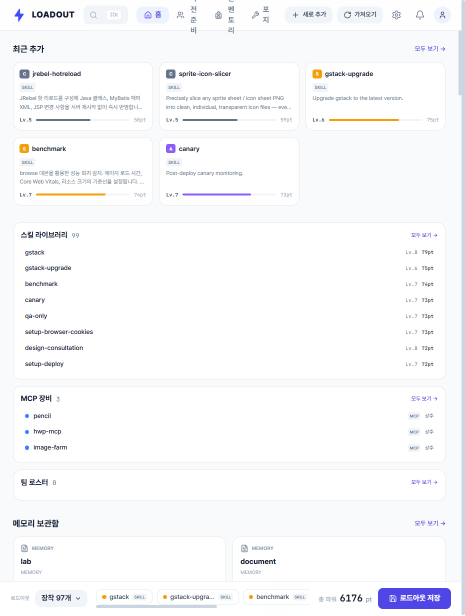
#> input picture tools/shots/01-deck.png, 929 x 1231 px (shown at 1/2 size)
$ python icon_slicer.py shots/01-deck.png
#> lines starting #> are read from the running program, lines starting #| are printed output that depends on the picture; after the words box and inside, x2 and y2 are one past the last pixel; in counts of white or black regions, pixels touching at a corner belong together
#!/usr/bin/env python3
"""
icon_slicer.py — 어떤 스프라이트 시트(PNG)든 정확하게 잘라 개별 아이콘으로 만든다.

왜 단순 분할(W/N)로는 안 되나:
  - AI나 디자인툴이 만든 시트는 셀 간격이 일정하지 않다(서브픽셀/불균등).
  - 배경(흰색·단색)이나 '연한 회색 카드 프레임'이 깔려 있다.
  - 셀마다 아이콘 크기/위치가 미묘하게 다르다.
  → 균등 분할은 어긋나게 잘리고, 배경/프레임이 함께 묻어 나온다.

이 스크립트는 '내용 기반(content-aware)'으로 푼다:
  1) 배경 모드 자동 판별: alpha(이미 투명) / light(흰·밝은배경+회색프레임) / color(단색배경)
  2) 전경(아이콘) 마스크 생성 → 고립 잡티(despeckle) 제거
  3) 세로 여백으로 열을 가르고, 각 열 안에서 가로 여백으로 행을 갈라 그리드 검출
     (열을 먼저 가르므로 옆 칸의 큰 아이콘과 겹쳐 행이 합쳐지는 문제를 피한다)
  4) 각 셀에서 전경의 '무게중심'을 잡아 균일 크기 창으로 잘라 정렬
     (모든 아이콘을 같은 배율로 → 선 두께·상대 크기 보존, 시각적으로 가운데)
  5) 배경 투명화 + 색 디컨태미네이션(흰/회색 프린지 제거) + 업스케일 선명도 보정

산출물:
  <out>/icons/<name>.png   개별 아이콘(투명, 정사각, 목표 크기)
  <out>/atlas.png          완벽히 균등한 그리드로 재배치한 깨끗한 시트(W/N 코드 드롭인 교체용)
  <out>/manifest.json      그리드/셀/아이콘 좌표 메타데이터

의존성: pillow, numpy, scipy
"""
from __future__ import annotations
import argparse, json, sys
from pathlib import Path

import numpy as np
from PIL import Image, ImageFilter
from scipy import ndimage


# ─────────────────────────────────────────────────────────────────────────────
# 배경 모드 판별
# ─────────────────────────────────────────────────────────────────────────────
def estimate_corner_color(rgb: np.ndarray, sample: int = 8) -> np.ndarray:
    s = sample
    patches = np.concatenate([
        rgb[:s, :s].reshape(-1, 3), rgb[:s, -s:].reshape(-1, 3),
        rgb[-s:, :s].reshape(-1, 3), rgb[-s:, -s:].reshape(-1, 3),
    ])
    return np.median(patches, axis=0)


def detect_bg_mode(rgba: np.ndarray) -> str:
    """입력을 보고 배경 처리 방식을 자동 선택.

    - alpha : 이미 알파 채널에 의미있는 투명도가 있다(게임 스프라이트 등).
    - light : 모서리가 밝다(흰/연회색 배경 + 카드 프레임 케이스).
    - color : 모서리가 어둡거나 채도 있는 단색 배경.
    """
    alpha = rgba[..., 3]
    if (alpha < 250).mean() > 0.05:
        return "alpha"
    corner = estimate_corner_color(rgba[..., :3])
    return "light" if corner.mean() >= 200 else "color"


# ─────────────────────────────────────────────────────────────────────────────
# 전경 마스크 / 매팅 (모드별)
# ─────────────────────────────────────────────────────────────────────────────
def background_mask_light(rgb, light_thr, sat_thr):
    """배경 = 밝고(고휘도) 채도 낮은 픽셀. 흰 바탕 + 연회색 카드 프레임을 함께 잡는다.
    아이콘 획은 어둡거나 채도가 높아 이 조건에 안 걸리므로 프레임만 깔끔히 떨어진다."""
    rgb = rgb.astype(np.int16)
    lum = rgb.mean(axis=2)
    sat = rgb.max(axis=2) - rgb.min(axis=2)
    return (lum >= light_thr) & (sat <= sat_thr)


def foreground_mask(rgba, mode, *, light_thr, sat_thr, color_tol, alpha_thr):
    rgb = rgba[..., :3]
    if mode == "alpha":
        return rgba[..., 3] > alpha_thr
    if mode == "color":
        bg = estimate_corner_color(rgb)
        return np.abs(rgb.astype(int) - bg).sum(axis=2) > color_tol
    # light
    return ~background_mask_light(rgb, light_thr, sat_thr)


def matte(rgba, mode, fg, *, light_thr, sat_thr, color_tol, edge_lo=0.12, edge_hi=0.85):
    """배경 투명화 + 색 디컨태미네이션.
    관측 O = a·F + (1-a)·BG → 알파 a 추정 후 전경색 F를 역산해 프린지를 없앤다."""
    out = rgba.astype(np.float32)
    rgb = out[..., :3]
    if mode == "alpha":
        out[..., 3] = np.where(fg, out[..., 3], 0)
        return out.astype(np.uint8)

    if mode == "color":
        bg = estimate_corner_color(rgba[..., :3]).astype(np.float32)
    else:  # light → 흰색 기준
        bg = np.array([255.0, 255.0, 255.0])

    if not fg.any():
        out[..., 3] = 0
        return out.astype(np.uint8)
    dist = np.abs(rgb - bg).sum(axis=2)
    ref = max(float(np.percentile(dist[fg], 90)), 1.0)
    alpha = np.clip(dist / ref, 0.0, 1.0)
    alpha[~fg] = 0.0
    # 가장자리 정리: 아주 옅은 알파(프린지/노이즈)는 잘라내고 경계를 단단히 한다.
    # 옅은 알파를 남기면 그 위에서 색 역산이 노이즈를 증폭시켜 speckle가 생긴다.
    alpha = np.clip((alpha - edge_lo) / max(edge_hi - edge_lo, 1e-3), 0.0, 1.0)
    # 색 역산은 알파가 충분히 단단한 곳에서만 (낮은 알파에서 1/a 증폭 방지).
    a = alpha[..., None]
    solid = a > 0.5
    F = np.where(solid, (rgb - (1 - a) * bg) / np.where(solid, a, 1), rgb)
    out[..., :3] = np.clip(F, 0, 255)
    a_out = out[..., 3] * alpha
    # 알파 디스페클: 본체와 떨어진 작은 반점(매팅 잔재)을 제거. 얇은 획은 본체에
    # 연결돼 있어 큰 컴포넌트라 보존되고, 고립된 ≤5px 점만 사라진다.
    st = ndimage.generate_binary_structure(2, 2)
    lbl, n = ndimage.label(a_out > 20, structure=st)
    if n > 1:
        sizes = ndimage.sum(np.ones_like(lbl), lbl, range(1, n + 1))
        small = np.concatenate([[False], sizes < 6])[lbl]
        a_out[small] = 0
    out[..., 3] = a_out
    return out.astype(np.uint8)


# ─────────────────────────────────────────────────────────────────────────────
# 그리드 검출 (투영 기반 길로틴)
# ─────────────────────────────────────────────────────────────────────────────
def projection_blocks(proj, min_gap, min_size):
    on = proj > 0
    blocks, start, gap = [], None, 0
    for i, v in enumerate(on):
        if v:
            if start is None:
                start = i
            gap = 0
        else:
            if start is not None:
                gap += 1
                if gap >= min_gap:
                    blocks.append((start, i - gap))
                    start, gap = None, 0
    if start is not None:
        blocks.append((start, len(on) - 1))
    return [b for b in blocks if b[1] - b[0] + 1 >= min_size]


def kmeans_1d(values, k, iters=50):
    v = np.sort(np.asarray(values, dtype=float))
    if len(v) <= k:
        return list(v) + [v[-1]] * (k - len(v))
    centers = np.quantile(v, np.linspace(0, 1, k))
    for _ in range(iters):
        idx = np.abs(v[:, None] - centers[None, :]).argmin(axis=1)
        new = centers.copy()
        for j in range(k):
            sel = v[idx == j]
            if len(sel):
                new[j] = sel.mean()
        if np.allclose(new, centers):
            break
        centers = new
    return sorted(centers.tolist())


def centers_to_bounds(centers, lo, hi):
    bounds = [lo]
    for a, b in zip(centers, centers[1:]):
        bounds.append(int(round((a + b) / 2)))
    bounds.append(hi)
    return [(bounds[i], bounds[i + 1]) for i in range(len(centers))]


def detect_grid(fg, cols, rows, min_gap, min_size):
    H, W = fg.shape
    col_blocks = projection_blocks(fg.sum(axis=0), min_gap, min_size)
    if cols is None:
        cols = len(col_blocks)
    col_centers = sorted((a + b) / 2 for a, b in col_blocks)
    if len(col_centers) != cols:
        col_centers = kmeans_1d(col_centers, cols)

    row_pts, per_col = [], []
    for a, b in col_blocks:
        rb = projection_blocks(fg[:, a:b + 1].sum(axis=1), min_gap, min_size)
        per_col.append(len(rb))
        row_pts.extend((y0 + y1) / 2 for y0, y1 in rb)
    if rows is None:
        vals, cnts = np.unique(per_col, return_counts=True)
        rows = int(vals[cnts.argmax()]) if len(vals) else 1
    row_centers = kmeans_1d(row_pts, rows) if row_pts else [H / 2] * rows

    return rows, cols, centers_to_bounds(row_centers, 0, H), centers_to_bounds(col_centers, 0, W)


# ─────────────────────────────────────────────────────────────────────────────
# 셀 크롭 (무게중심 + 균일 크기)
# ─────────────────────────────────────────────────────────────────────────────
def tight_bbox(cell_fg):
    ys, xs = np.where(cell_fg)
    if len(xs) == 0:
        return None
    return xs.min(), ys.min(), xs.max() + 1, ys.max() + 1


def cell_bbox(fg, ry, rx):
    y0, y1 = ry
    x0, x1 = rx
    bb = tight_bbox(fg[y0:y1, x0:x1])
    if bb is None:
        return None
    bx0, by0, bx1, by1 = bb
    return x0 + bx0, y0 + by0, x0 + bx1, y0 + by1


def content_centroid(fg, ry, rx):
    y0, y1 = ry
    x0, x1 = rx
    ys, xs = np.where(fg[y0:y1, x0:x1])
    if len(xs) == 0:
        return None
    return y0 + ys.mean(), x0 + xs.mean()


def place_window(rgba, cy, cx, box):
    H, W = rgba.shape[:2]
    half = box / 2.0
    top, left = int(round(cy - half)), int(round(cx - half))
    out = np.zeros((box, box, 4), dtype=np.uint8)
    sy0, sx0 = max(0, top), max(0, left)
    sy1, sx1 = min(H, top + box), min(W, left + box)
    out[sy0 - top:sy0 - top + (sy1 - sy0), sx0 - left:sx0 - left + (sx1 - sx0)] = rgba[sy0:sy1, sx0:sx1]
    return out


# ─────────────────────────────────────────────────────────────────────────────
# main
# ─────────────────────────────────────────────────────────────────────────────
def main(argv=None):
    ap = argparse.ArgumentParser(description="스프라이트 시트를 정확히 잘라 아이콘화한다")
    ap.add_argument("input", help="입력 스프라이트 PNG")
    ap.add_argument("--out", default="build/icons", help="출력 디렉토리")
    ap.add_argument("--cols", type=int, default=None, help="열 개수(미지정 시 자동검출)")
    ap.add_argument("--rows", type=int, default=None, help="행 개수(미지정 시 자동검출)")
    ap.add_argument("--size", type=int, default=128, help="개별 아이콘 출력 크기(px)")
    ap.add_argument("--bg", choices=["auto", "alpha", "light", "color"], default="auto",
                    help="배경 처리 모드(기본 auto). alpha=이미투명, light=흰배경+회색프레임, color=단색배경")
    ap.add_argument("--light-thr", type=int, default=232,
                    help="[light] 이 휘도 이상+저채도면 배경(흰바탕·연회색프레임)")
    ap.add_argument("--sat-thr", type=int, default=18,
                    help="[light] 이 채도 이하+고휘도면 배경. 색 있는 획은 보존")
    ap.add_argument("--color-tol", type=int, default=60,
                    help="[color] 모서리색과 이 거리 이내면 배경")
    ap.add_argument("--alpha-thr", type=int, default=32,
                    help="[alpha] 이 알파 초과면 전경")
    ap.add_argument("--pad", type=float, default=0.08, help="정사각 패딩 비율(작을수록 꽉 참)")
    ap.add_argument("--sharpen", type=float, default=0.6,
                    help="업스케일 보정 언샤프 강도(0=끔)")
    ap.add_argument("--edge-lo", type=float, default=0.12,
                    help="이 알파 미만의 옅은 가장자리(프린지/노이즈)는 잘라냄. 높이면 더 선명/하드")
    ap.add_argument("--edge-hi", type=float, default=0.85,
                    help="이 알파 이상은 불투명으로 포화. 낮추면 획이 더 단단해짐")
    ap.add_argument("--min-gap", type=int, default=5, help="셀 경계로 볼 최소 여백(px)")
    ap.add_argument("--min-size", type=int, default=12, help="최소 블록 크기(px)")
    ap.add_argument("--min-area", type=int, default=8, help="이 픽셀수 미만 고립 잡티 제거")
    ap.add_argument("--names", default=None,
                    help='이름 매핑 JSON ({"row,col":"name"} 또는 [["name",col,row],...])')
    ap.add_argument("--no-atlas", action="store_true", help="atlas.png 생성 안 함")
    ap.add_argument("--keep-bg", action="store_true", help="배경 투명화 안 함")
    ap.add_argument("--fit-cell", action="store_true",
                    help="아이콘마다 셀에 꽉 차게 리스케일(상대크기 깨짐). 기본은 균일 스케일")
    args = ap.parse_args(argv)

    src = Path(args.input)
    if not src.exists():
        sys.exit(f"입력 파일 없음: {src}")
    rgba = np.array(Image.open(src).convert("RGBA"))
    H, W = rgba.shape[:2]

    mode = detect_bg_mode(rgba) if args.bg == "auto" else args.bg
#> in estimate_corner_color, `patches = np.concatenate([ rgb[:s, :s].reshape(-1, 3), rgb[:s, -s:].re..`: patches = 256 rows, first 8: [254, 254, 255], [254, 254, 255], [254, 254, 255], [254, 254, 255], [254, 254, 255], [254, 254, 255], [254, 254, 255], [254, 254, 255]
#> in detect_bg_mode, `corner = estimate_corner_color(rgba[..., :3])`: corner = [254, 254, 255]
#> mode = 'light'
    print(f"[bg] 모드={mode}  (원본 {W}×{H})")
#| [bg] 모드=light  (원본 929×1231)

    fg = foreground_mask(rgba, mode, light_thr=args.light_thr, sat_thr=args.sat_thr,
                         color_tol=args.color_tol, alpha_thr=args.alpha_thr)
#> in foreground_mask, rgb is the input picture: shape (1231, 929, 3); mean R, G, B 248.1, 248.8, 250.6
#> in background_mask_light, `return (lum >= light_thr) & (sat <= sat_thr)`:
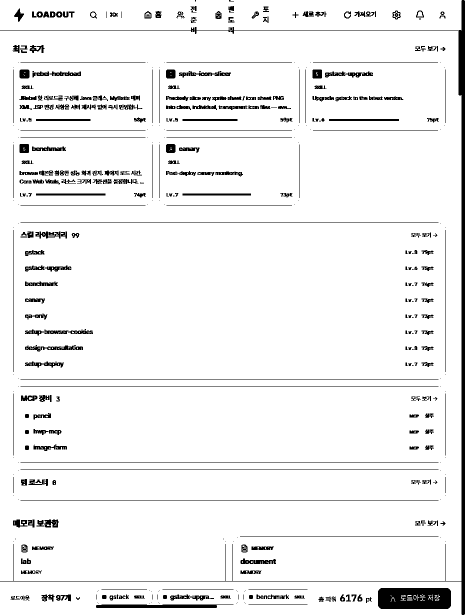
#> returned value: shape (1231, 929) bool (shown at 1/2 size); 94.4% white; 488 black regions (158 under 20 px), largest, box (x1, y1, x2, y2) and area: (0, 0, 929, 1230) 10458, (756, 1176, 902, 1218) 5751, (192, 1209, 467, 1216) 1681
#> in foreground_mask, `return ~background_mask_light(rgb, light_thr, sat_thr)`:
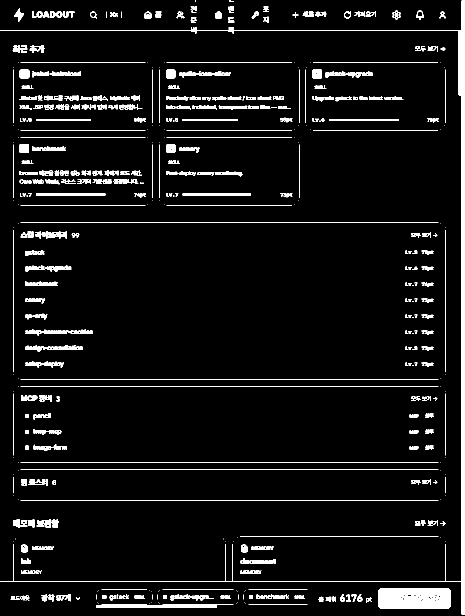
#> returned value: shape (1231, 929) bool (shown at 1/2 size); 5.6% white; 488 white regions (158 under 20 px), largest, box (x1, y1, x2, y2) and area: (0, 0, 929, 1230) 10458, (756, 1176, 902, 1218) 5751, (192, 1209, 467, 1216) 1681

    if args.min_area > 0:
        st = ndimage.generate_binary_structure(2, 2)
        lbl, n = ndimage.label(fg, structure=st)
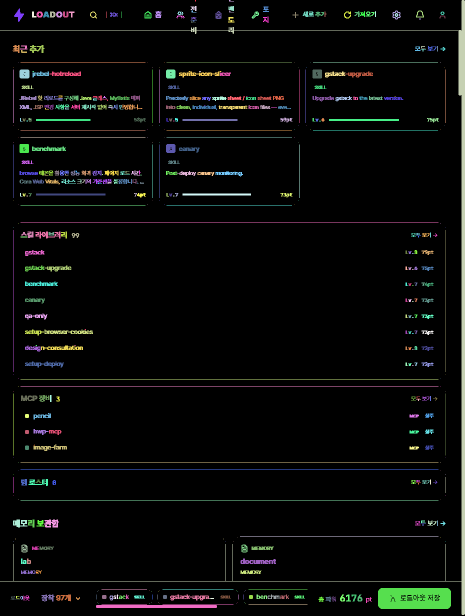
#> lbl: shape (1231, 929) int32 (shown at 1/2 size); 489 distinct labels, from 0 to 488; one colour per label, 0 black
#> n = 488
        if n:
            sizes = ndimage.sum(np.ones_like(lbl), lbl, range(1, n + 1))
#> sizes = 488 values, max 10458 at index 2, min 1 at index 59, mean 131.1
            removed = int((sizes < args.min_area).sum())
#> removed = 124
            fg = np.concatenate([[False], sizes >= args.min_area])[lbl]
            if removed:
                print(f"[despeckle] 잡티 {removed}개 제거 (<{args.min_area}px)")
#| [despeckle] 잡티 124개 제거 (<8px)

    rows, cols, row_cells, col_cells = detect_grid(fg, args.cols, args.rows,
                                                   args.min_gap, args.min_size)
#> the loop in projection_blocks, `for i, v in enumerate(on):` made 929 passes
#> start on pass 1: 0
#> after the loop in projection_blocks, `for i, v in enumerate(on):`: blocks = []; start = 0
#> in detect_grid, `col_blocks = projection_blocks(fg.sum(axis=0), min_gap, min_size)`: col_blocks = [(0, 928)]
#> in detect_grid, `cols = len(col_blocks)`: cols = 1
#> in detect_grid, `col_centers = sorted((a + b) / 2 for a, b in col_blocks)`: col_centers = [464]
#> the loop in detect_grid, `for a, b in col_blocks:` made 1 pass
#> (a, b, rb) on pass 1: (0, 928, [(0, 1230)])
#> after the loop in detect_grid, `for a, b in col_blocks:`: per_col = [1]; row_pts = [615]
#> in detect_grid, `vals, cnts = np.unique(per_col, return_counts=True)`: vals = [1]
#> in detect_grid, `rows = int(vals[cnts.argmax()]) if len(vals) else 1`: rows = 1
#> in kmeans_1d, `v = np.sort(np.asarray(values, dtype=float))`: v = [615]
#> after the loop in centers_to_bounds, `for a, b in zip(centers, centers[1:]):`: bounds = [0]
#> rows = 1; cols = 1; row_cells = [(0, 1231)]; col_cells = [(0, 929)]
    if rows < 1 or cols < 1:
        sys.exit(f"그리드 검출 실패 (rows={rows}, cols={cols}). --cols/--rows로 직접 지정하세요.")
    print(f"[grid] {cols}열 × {rows}행")
#| [grid] 1열 × 1행

    names = {}
    if args.names:
        data = json.loads(Path(args.names).read_text(encoding="utf-8"))
        if isinstance(data, dict):
            for k, v in data.items():
                r, c = (int(x) for x in k.replace(" ", "").split(","))
                names[(r, c)] = v
        else:
            for e in data:
                names[(int(e[2]), int(e[1]))] = e[0]

    out_dir = Path(args.out)
    icons_dir = out_dir / "icons"
    icons_dir.mkdir(parents=True, exist_ok=True)

    cells = {}
    for r in range(rows):
        for c in range(cols):
            bb = cell_bbox(fg, row_cells[r], col_cells[c])
            if bb is not None:
                cells[(r, c)] = bb
#> this loop made 1 pass
#> after the loop, cells = {(0, 0): (0, 0, 929, 1230)}

    dims = [max(x1 - x0, y1 - y0) for (x0, y0, x1, y1) in cells.values()]
#> dims = [1230]
    p98 = float(np.percentile(dims, 98)) if dims else 1.0
#> p98 = 1230
    gbox = max(1, int(round(p98 * (1 + 2 * args.pad))))
#> gbox = 1427

    manifest = {"source": src.name, "bg_mode": mode,
                "grid": {"cols": cols, "rows": rows}, "size": args.size, "icons": []}
    atlas = None if args.no_atlas else np.zeros((rows * args.size, cols * args.size, 4), np.uint8)

    saved = 0
    for (r, c), bb in cells.items():
        if args.fit_cell:
            bx0, by0, bx1, by1 = bb
            ih, iw = by1 - by0, bx1 - bx0
            side = max(ih, iw)
            pad = int(round(side * args.pad))
            canvas = side + 2 * pad
            icon = np.zeros((canvas, canvas, 4), np.uint8)
            oy, ox = pad + (side - ih) // 2, pad + (side - iw) // 2
            icon[oy:oy + ih, ox:ox + iw] = rgba[by0:by1, bx0:bx1]
            fg_icon = None
        else:
            cy, cx = content_centroid(fg, row_cells[r], col_cells[c])
            icon = place_window(rgba, cy, cx, gbox)
            fg_icon = place_window(np.dstack([fg, fg, fg, fg]).astype(np.uint8) * 255,
                                   cy, cx, gbox)[..., 0] > 0

        if not args.keep_bg:
            if fg_icon is None:
                fg_icon = foreground_mask(icon, mode, light_thr=args.light_thr,
                                          sat_thr=args.sat_thr, color_tol=args.color_tol,
                                          alpha_thr=args.alpha_thr)
            icon = matte(icon, mode, fg_icon, light_thr=args.light_thr,
                         sat_thr=args.sat_thr, color_tol=args.color_tol,
                         edge_lo=args.edge_lo, edge_hi=args.edge_hi)

        pim = Image.fromarray(icon, "RGBA").resize((args.size, args.size), Image.LANCZOS)
        if args.sharpen > 0:
            pim = pim.filter(ImageFilter.UnsharpMask(radius=1.2,
                             percent=int(args.sharpen * 100), threshold=0))
        name = names.get((r, c), f"r{r:02d}_c{c:02d}")
        pim.save(icons_dir / f"{name}.png")
        if atlas is not None:
            atlas[r * args.size:(r + 1) * args.size,
                  c * args.size:(c + 1) * args.size] = np.array(pim)
        manifest["icons"].append({"name": name, "row": r, "col": c})
        saved += 1
#> this loop made 1 pass
#> (r, c, bb, y0 in content_centroid, y1 in content_centroid, x0 in content_centroid, x1 in content_centroid, cy) on pass 1: (0, 0, (0, 0, 929, 1230), 0, 1231, 0, 929, 607.6)
#> pass 1, in main, `icon = place_window(rgba, cy, cx, gbox)`:
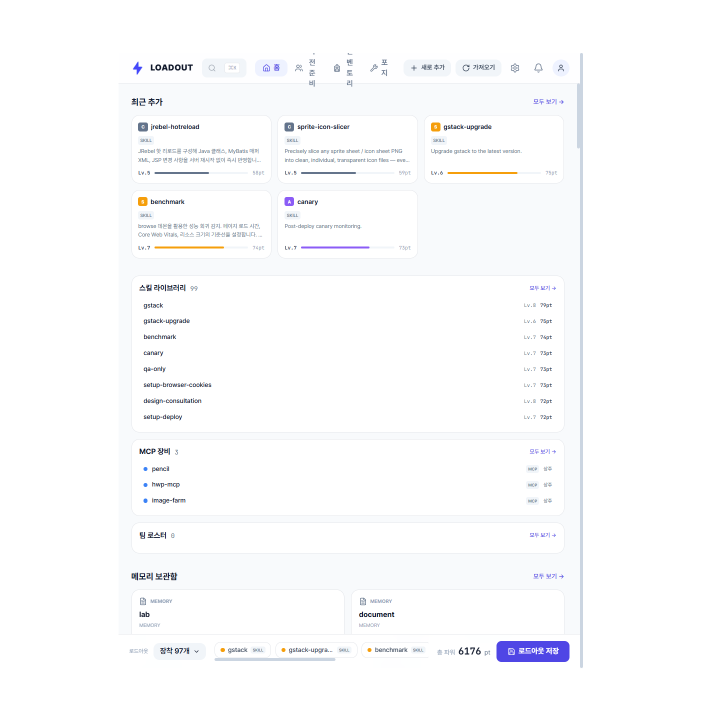
#> icon: shape (1427, 1427, 4) (shown at 1/2 size); mean R, G, B, A 139.3, 139.7, 140.8, 143.2; transparent parts drawn white
#> pass 1, in main, `fg_icon = place_window(np.dstack([fg, fg, fg, fg]).astype(np.uint8) * ..`:
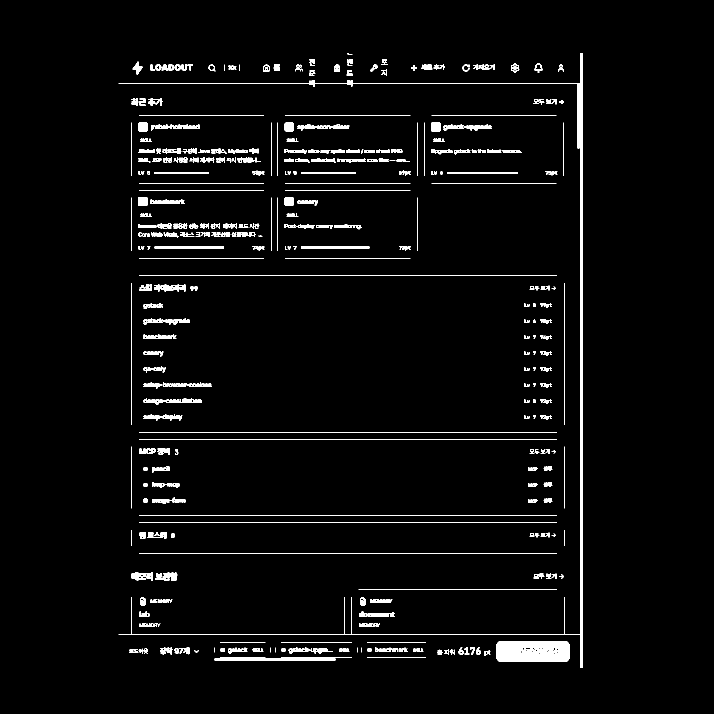
#> fg_icon: shape (1427, 1427) bool (shown at 1/2 size); 3.1% white; 364 white regions (34 under 20 px), largest, box (x1, y1, x2, y2) and area: (237, 106, 1166, 1336) 10458, (993, 1282, 1139, 1324) 5751, (429, 1315, 704, 1322) 1681
#> pass 1, in matte, `rgb = out[..., :3]`:
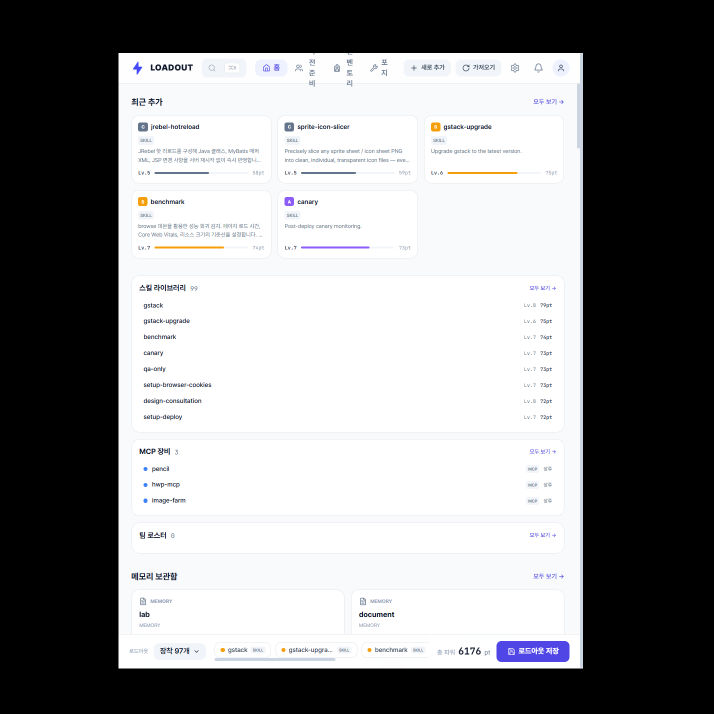
#> rgb: shape (1427, 1427, 3) float32 (shown at 1/2 size); mean R, G, B 140.1, 140.3, 141.5
#> after the loop:
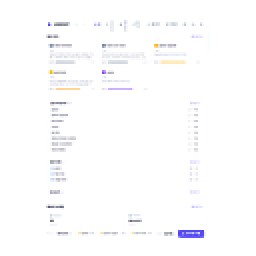
#> atlas: shape (128, 128, 4) (shown 2 times larger); mean R, G, B, A 33.2, 33.5, 38.2, 4.9; transparent parts drawn white
#> after the loop, saved = 1

    if atlas is not None:
        Image.fromarray(atlas, "RGBA").save(out_dir / "atlas.png")
        print(f"[atlas] {out_dir/'atlas.png'} ({cols*args.size}×{rows*args.size})")
#| [atlas] build/icons/atlas.png (128×128)
    (out_dir / "manifest.json").write_text(
        json.dumps(manifest, ensure_ascii=False, indent=2), encoding="utf-8")
    print(f"[done] 아이콘 {saved}개 → {icons_dir}")
#| [done] 아이콘 1개 → build/icons/icons


if __name__ == "__main__":
    main()
